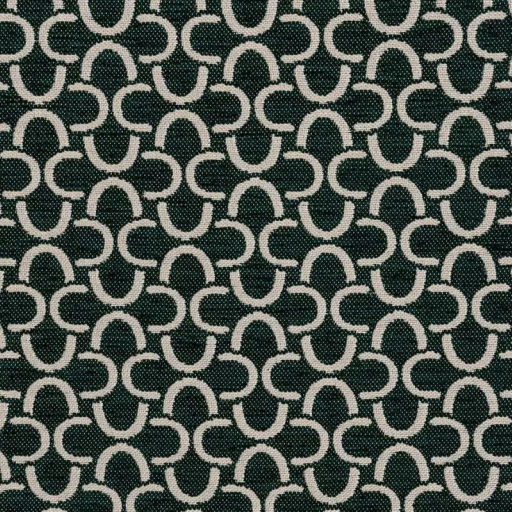
#> input picture aligned_1024ver/pattern07.jpg, 1024 x 1024 px (shown at 1/2 size)
$ python compare_ssim_candidates.py aligned_1024ver/pattern07.jpg --axis y --shifts 134 268   (older library calls are emulated)
#> lines starting #> are read from the running program, lines starting #| are printed output that depends on the picture; long printed decimals are rounded
"""Compare shifted fabric regions using color SSIM and ZNCC.

Usage:
    python compare_ssim_candidates.py
    python compare_ssim_candidates.py aligned_1024ver/pattern07.jpg --axis y --shifts 134 268

The default experiment covers the ambiguous candidates discussed in this project.
Requires only numpy and Pillow.
"""

from __future__ import annotations

import argparse
import csv
from pathlib import Path

import numpy as np
from PIL import Image, ImageFilter


DEFAULT_CASES = (
    ("pattern04.jpg", "y", (134, 268)),
    ("pattern07.jpg", "x", (86, 172, 259)),
    ("pattern08.jpg", "y", (102, 204, 307)),
)


def box_mean(array: np.ndarray, width: int = 11) -> np.ndarray:
    """Local box mean using an integral image; output has the input size."""
    radius = width // 2
    # 경계에서도 같은 크기의 창을 사용하도록 반사 패딩을 적용한다.
    padded = np.pad(array, radius, mode="reflect")
    # 적분 영상으로 각 위치의 width × width 영역 합을 빠르게 계산한다.
    integral = np.pad(padded.cumsum(0, dtype=np.float64).cumsum(1), ((1, 0), (1, 0)))
    return ((integral[width:, width:] - integral[:-width, width:]
             - integral[width:, :-width] + integral[:-width, :-width])
            / (width * width))


def color_ssim(a: np.ndarray, b: np.ndarray) -> float:
    """Mean local SSIM over RGB channels, with pixel values in [0, 1]."""
    # [0, 1] 범위의 픽셀에 맞춘 SSIM 안정화 상수.
    c1, c2 = 0.01 ** 2, 0.03 ** 2
    channel_scores = []
    for channel in range(3):
        x = a[:, :, channel].astype(np.float64)
        y = b[:, :, channel].astype(np.float64)
        mx, my = box_mean(x), box_mean(y)
        # E[X²] - E[X]²로 국소 분산을 구하고 반올림 오차로 인한 음수를 제거한다.
        vx = np.maximum(0, box_mean(x * x) - mx * mx)
        vy = np.maximum(0, box_mean(y * y) - my * my)
        covariance = box_mean(x * y) - mx * my
        # 국소 밝기, 대비, 구조의 유사도를 합친 SSIM 맵을 채널별로 평균낸다.
        ssim = ((2 * mx * my + c1) * (2 * covariance + c2)
                / ((mx * mx + my * my + c1) * (vx + vy + c2)))
        channel_scores.append(float(np.mean(ssim)))
    return float(np.mean(channel_scores))


def zncc(a: np.ndarray, b: np.ndarray) -> float:
    """평균 밝기를 제거한 두 영역의 정규화 상호상관을 계산한다."""
    x = a.astype(np.float64)
    y = b.astype(np.float64)
    x -= x.mean()
    y -= y.mean()
    denominator = np.sqrt(np.mean(x * x) * np.mean(y * y))
    # 분산이 거의 없는 균일한 영역은 상관계수가 정의되지 않는다.
    return float(np.mean(x * y) / denominator) if denominator > 1e-12 else float("nan")


def compare(path: Path, axis: str, shifts: tuple[int, ...]) -> list[dict]:
    """각 이동 후보에 대해 겹치는 영역의 ZNCC와 SSIM을 비교한다."""
#> called with axis = 'y', shifts = (134, 268)
    with Image.open(path) as source:
#> source is the input picture: PIL image 1024x1024 RGB; mean R, G, B 77.4, 83.8, 77.2
        rgb = source.convert("RGB")
    # 원본과 가우시안 블러 버전을 [0, 1]로 정규화한다.
    raw = np.asarray(rgb, dtype=np.float32) / 255
    blurred = np.asarray(rgb.filter(ImageFilter.GaussianBlur(4)), dtype=np.float32) / 255
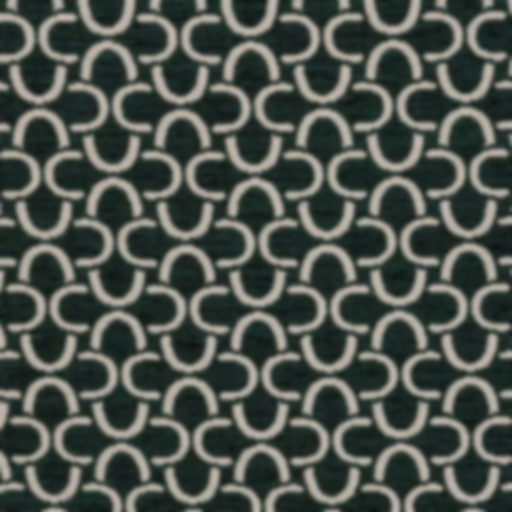
#> blurred: shape (1024, 1024, 3) float32 (shown at 1/2 size); mean R, G, B 0.304, 0.329, 0.303
    gray_blurred = np.asarray(rgb.convert("L").filter(ImageFilter.GaussianBlur(4)), dtype=np.float32) / 255
    results = []
    for shift in shifts:
        if shift < 1 or shift >= raw.shape[1 if axis == "x" else 0]:
            raise ValueError(f"Invalid {axis} shift {shift} for {path}")
        # x는 좌우, y는 상하에서 shift만큼 떨어진 동일 크기 영역을 맞춘다.
        slices = ((slice(None), slice(shift, None)), (slice(None), slice(None, -shift))) if axis == "x" else (
            (slice(shift, None), slice(None)), (slice(None, -shift), slice(None)))
        (a_rows, a_cols), (b_rows, b_cols) = slices
        a_raw, b_raw = raw[a_rows, a_cols], raw[b_rows, b_cols]
        a_blur, b_blur = blurred[a_rows, a_cols], blurred[b_rows, b_cols]
        a_gray, b_gray = gray_blurred[a_rows, a_cols], gray_blurred[b_rows, b_cols]
        # 회색조 블러 ZNCC와 RGB 원본/블러 SSIM을 각각 기록한다.
        results.append({
            "image": path.name, "axis": axis, "shift_px": shift,
            "zncc_blurred": round(zncc(a_gray, b_gray), 6),
            "color_ssim_raw": round(color_ssim(a_raw, b_raw), 6),
            "color_ssim_blurred": round(color_ssim(a_blur, b_blur), 6),
        })
#> this loop made 2 passes
#> denominator in zncc on passes 1 to 2: 0.0414, 0.0413
#> pass 1, in compare, `a_raw, b_raw = raw[a_rows, a_cols], raw[b_rows, b_cols]`:
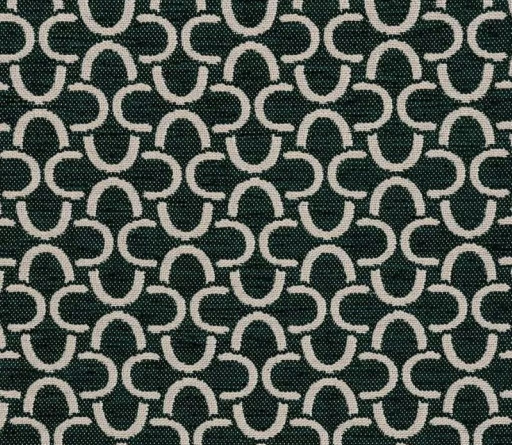
#> b_raw: shape (890, 1024, 3) float32 (shown at 1/2 size); mean R, G, B 0.305, 0.33, 0.304
#> pass 1, in compare, `a_blur, b_blur = blurred[a_rows, a_cols], blurred[b_rows, b_cols]`:
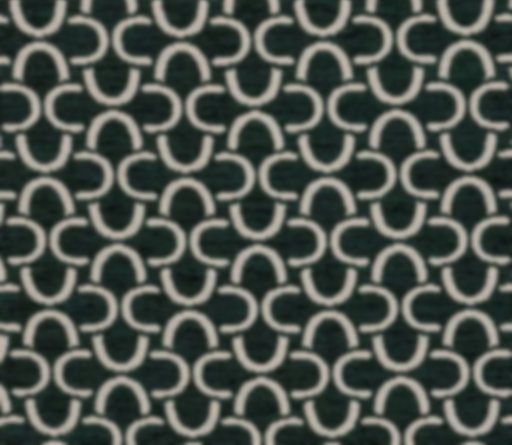
#> a_blur: shape (890, 1024, 3) float32 (shown at 1/2 size); mean R, G, B 0.304, 0.329, 0.303
#> pass 1, in compare, `a_blur, b_blur = blurred[a_rows, a_cols], blurred[b_rows, b_cols]`:
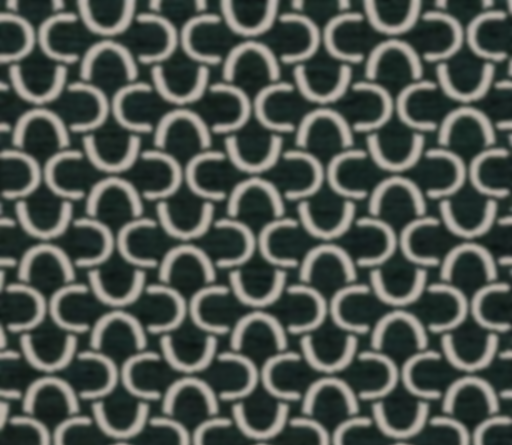
#> b_blur: shape (890, 1024, 3) float32 (shown at 1/2 size); mean R, G, B 0.305, 0.33, 0.304
#> after the loop:
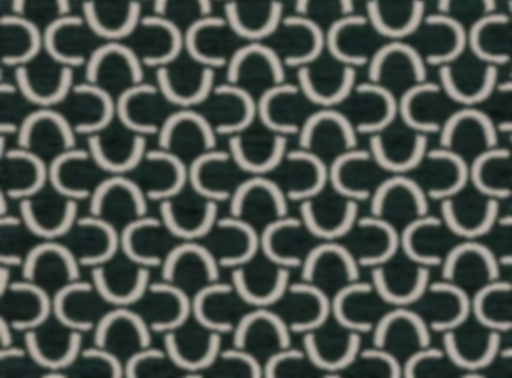
#> a_blur: shape (756, 1024, 3) float32 (shown at 1/2 size); mean R, G, B 0.302, 0.328, 0.302
#> after the loop:
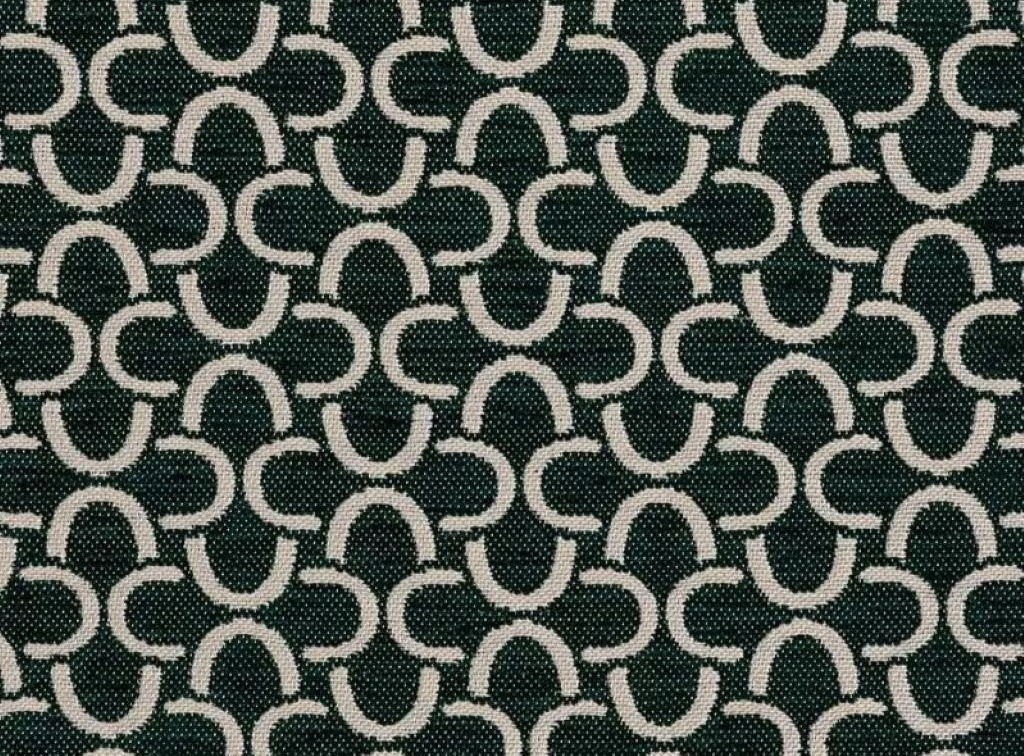
#> a_raw: shape (756, 1024, 3) float32; mean R, G, B 0.302, 0.328, 0.302
#> after the loop, results = 2 items
    return results


def main() -> None:
    """명령행 입력 또는 기본 후보를 비교하고 결과를 CSV로 저장한다."""
    parser = argparse.ArgumentParser(description=__doc__)
    parser.add_argument("image", nargs="?", type=Path)
    parser.add_argument("--axis", choices=("x", "y"))
    parser.add_argument("--shifts", nargs="+", type=int)
    parser.add_argument("-o", "--output", type=Path, default=Path("ssim_candidate_comparison.csv"))
    args = parser.parse_args()
    if args.image is not None and (args.axis is None or args.shifts is None):
        parser.error("--axis and --shifts are required with an image")
    # 이미지가 지정되지 않으면 DEFAULT_CASES의 후보들을 일괄 실행한다.
    cases = ((args.image, args.axis, tuple(args.shifts)),) if args.image else tuple(
        (Path(__file__).parent / "aligned_1024ver" / name, axis, shifts)
        for name, axis, shifts in DEFAULT_CASES)
    rows = [row for path, axis, shifts in cases for row in compare(path, axis, shifts)]
#> rows = 2 items
    with args.output.open("w", newline="", encoding="utf-8-sig") as handle:
        writer = csv.DictWriter(handle, fieldnames=list(rows[0]))
        writer.writeheader()
        writer.writerows(rows)
    for row in rows:
        print(row)
#> this loop made 2 passes
#| {'image': 'pattern07.jpg', 'axis': 'y', 'shift_px': 134, 'zncc_blurred': 0.7144, 'color_ssim_raw': 0.1167, 'color_ssim_blurred': 0.5803}
#| {'image': 'pattern07.jpg', 'axis': 'y', 'shift_px': 268, 'zncc_blurred': 0.7262, 'color_ssim_raw': 0.1032, 'color_ssim_blurred': 0.5767}
    print(f"Saved: {args.output}")


if __name__ == "__main__":
    main()

$ run again, with aligned_1024ver/pattern01.jpg copied over aligned_1024ver/pattern07.jpg
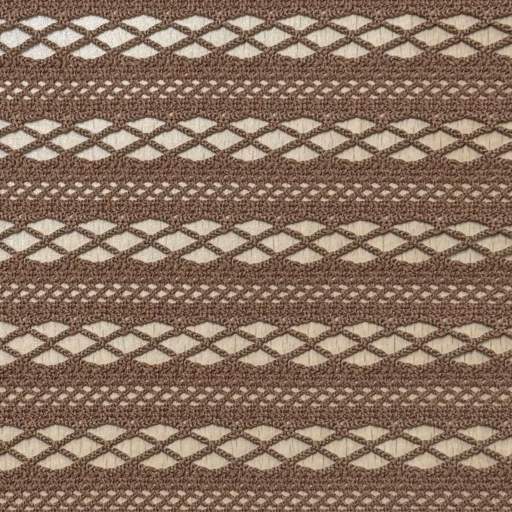
#> input picture aligned_1024ver/pattern01.jpg, 1024 x 1024 px (shown at 1/2 size)
#> in compare, source is the input picture: PIL image 1024x1024 RGB; mean R, G, B 137.3, 113.4, 96.2
#> the loop in compare, `for shift in shifts:` made 2 passes
#> denominator in zncc on passes 1 to 2: 0.016, 0.0169
#> pass 1, in compare, `a_blur, b_blur = blurred[a_rows, a_cols], blurred[b_rows, b_cols]`:
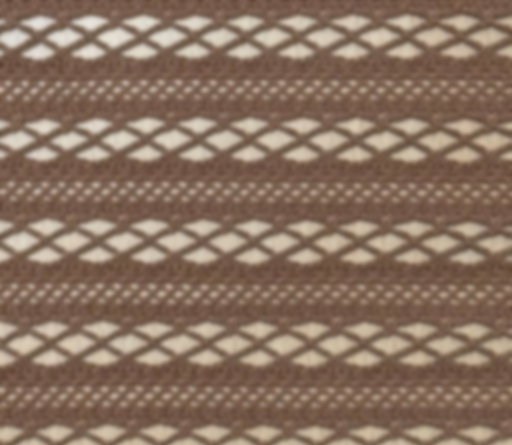
#> b_blur: shape (890, 1024, 3) float32 (shown at 1/2 size); mean R, G, B 0.539, 0.446, 0.379
#> after the loop in compare, `for shift in shifts:`:
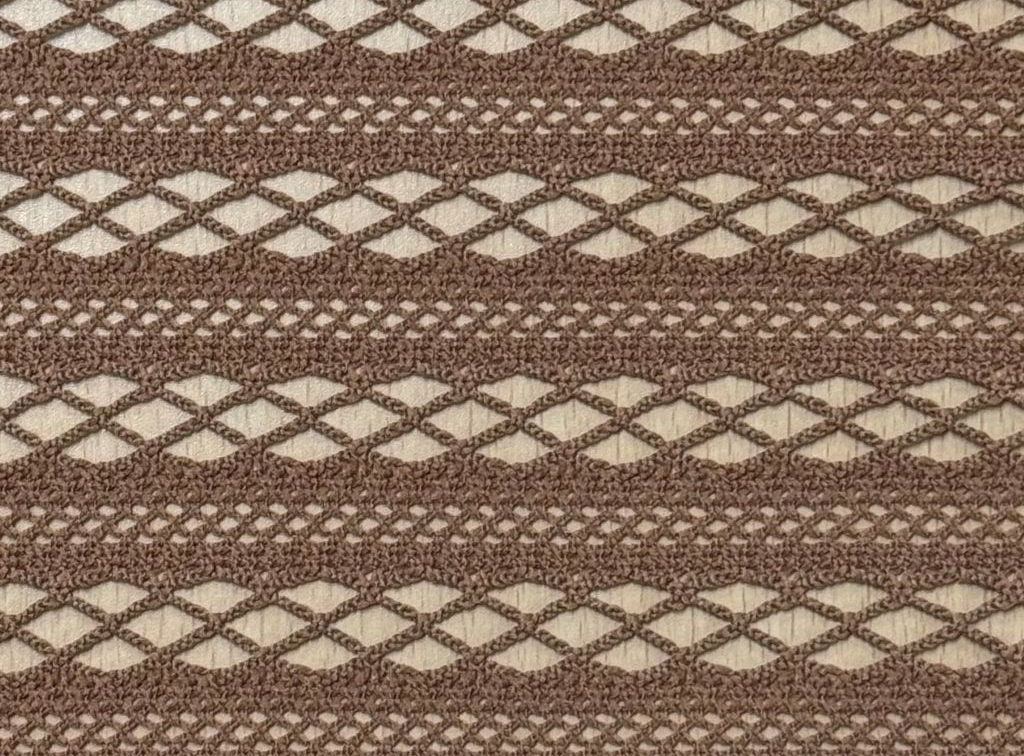
#> a_raw: shape (756, 1024, 3) float32; mean R, G, B 0.536, 0.442, 0.373
#> after the loop in compare, `for shift in shifts:`: results = 2 items
#> the loop in main, `for row in rows:` made 2 passes
#| {'image': 'pattern07.jpg', 'axis': 'y', 'shift_px': 134, 'zncc_blurred': -0.03559, 'color_ssim_raw': 0.02414, 'color_ssim_blurred': 0.2932}
#| {'image': 'pattern07.jpg', 'axis': 'y', 'shift_px': 268, 'zncc_blurred': 0.02405, 'color_ssim_raw': 0.067, 'color_ssim_blurred': 0.3644}

$ run again, with aligned_1024ver/pattern02.jpg copied over aligned_1024ver/pattern07.jpg
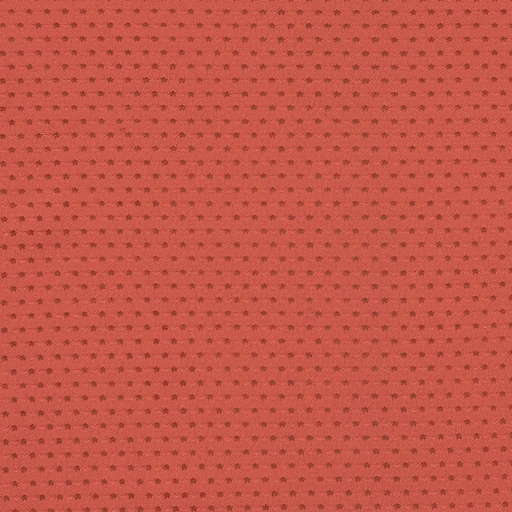
#> input picture aligned_1024ver/pattern02.jpg, 1024 x 1024 px (shown at 1/2 size)
#> in compare, source is the input picture: PIL image 1024x1024 RGB; mean R, G, B 196.6, 86.8, 72.1
#> the loop in compare, `for shift in shifts:` made 2 passes
#> denominator in zncc on passes 1 to 2: 0.000369, 0.000369
#> pass 1, in compare, `a_raw, b_raw = raw[a_rows, a_cols], raw[b_rows, b_cols]`:
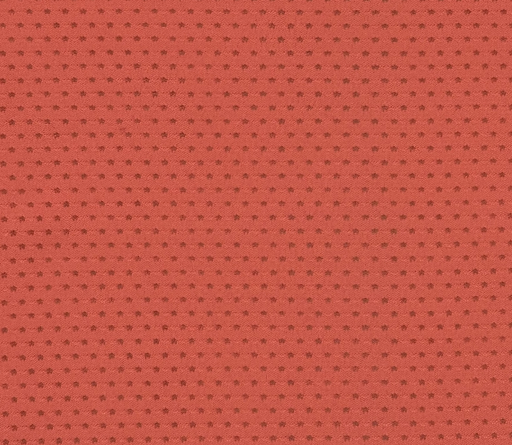
#> b_raw: shape (890, 1024, 3) float32 (shown at 1/2 size); mean R, G, B 0.771, 0.342, 0.284
#> after the loop in compare, `for shift in shifts:`:
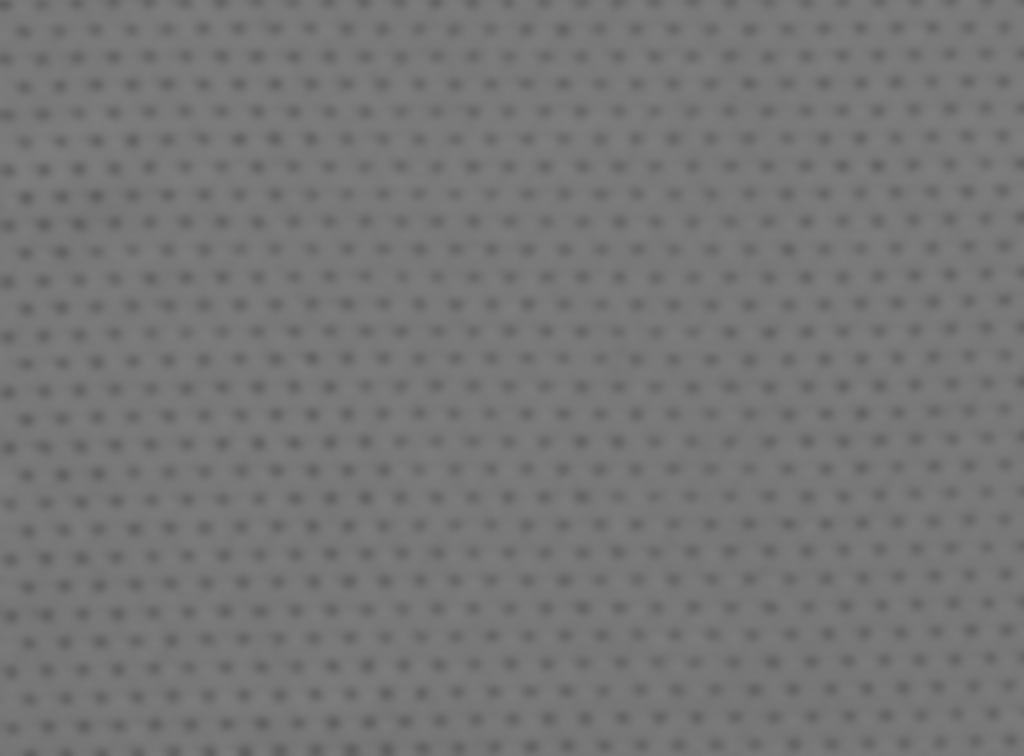
#> a_gray: shape (756, 1024) float32; min 0.373, max 0.498, mean 0.462
#> after the loop in compare, `for shift in shifts:`: results = 2 items
#> the loop in main, `for row in rows:` made 2 passes
#| {'image': 'pattern07.jpg', 'axis': 'y', 'shift_px': 134, 'zncc_blurred': -0.2904, 'color_ssim_raw': 0.1994, 'color_ssim_blurred': 0.7075}
#| {'image': 'pattern07.jpg', 'axis': 'y', 'shift_px': 268, 'zncc_blurred': 0.2869, 'color_ssim_raw': 0.2131, 'color_ssim_blurred': 0.8253}
